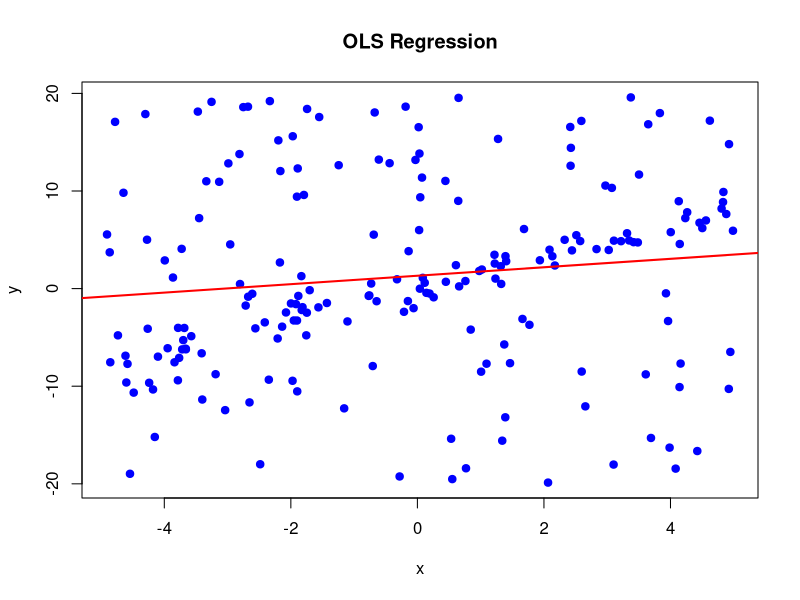

Reproduce this figure in R.
############ (1) ############

# Set seed for reproducibility
set.seed(1234)
n <- 200               # much better estimation with 2000 or even 20000 (longer)
x <- runif(n, -5, 5)



############ (2) ############

# Define function to generate y
generate_y <- function(x, beta, sigma, a, b, pi) {
  n <- length(x)
  y <- numeric(n)
  for (i in 1:n) {
    if (runif(1) < pi) {
      y[i] <- rnorm(1, mean = beta[1] + beta[2] * x[i], sd = sigma)
    } else {
      y[i] <- runif(1, -a, b)
    }
  }
  return(y)
}

# Define parameters
beta <- c(0, 1.5)
sigma <- 1.0
a <- 20
b <- 20
pi <- 0.45

# Generate response y
y <- generate_y(x, beta, sigma, a, b, pi)

# Create data frame with generated data
data <- data.frame(x = x, y = y)

# Look at data
head(data)

# Fit OLS regression model
ols_model <- lm(y ~ x, data = data)

# Plot data and regression line
plot(data$x, data$y, main = "OLS Regression", xlab = "x", ylab = "y", pch = 19, col = "blue")
abline(ols_model, col = "red", lwd = 2)




############ (3) ############

em_algorithm <- function(data, beta, sigma, a, pi, max_iter = 100, tol = 1e-6) {
  n <- nrow(data)
  x <- data$x
  y <- data$y

  for (iter in 1:max_iter) {
    # E-step: Calculate posterior probabilities
    p1 <- pi * dnorm(y, mean = beta[1] + beta[2] * x, sd = sigma)
    p2 <- (1 - pi) * dunif(y, -a, b)
    w <- p1 / (p1 + p2)

    # M-step: Update parameters
    lm_fit <- lm(y ~ x, weights = w)
    beta_new <- coef(lm_fit)
    sigma_new <- sqrt(sum(w * (y - predict(lm_fit))^2) / sum(w))
    pi_new <- mean(w)

    # Check for convergence
    if (max(abs(beta_new - beta), abs(sigma_new - sigma), abs(pi_new - pi)) < tol) {
      break
    }
    # Update variables
    beta <- beta_new
    sigma <- sigma_new
    pi <- pi_new
  }
  # Create result list
  list(beta = beta, sigma = sigma, pi = pi, iter = iter)
}

# Initial values
beta_init <- c(0, 1.5)
sigma_init <- 1.0
pi_init <- 0.45

# Run EM algorithm
em_result <- em_algorithm(data, beta_init, sigma_init, a, pi_init)
em_result
